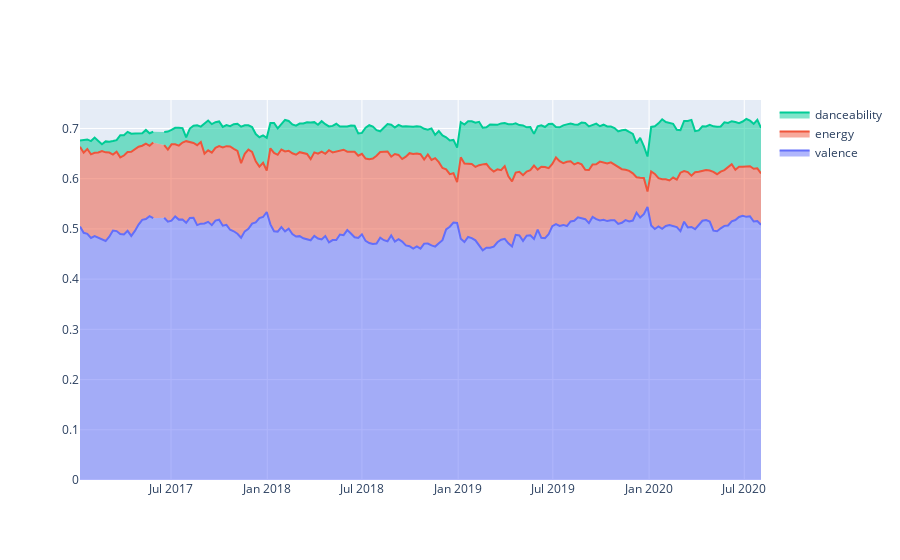

The cell this chart's notebook holds for it:
### Code cell
import plotly.graph_objects as go

fig = go.Figure()
fig.add_trace(go.Scatter(x=df_resampled.index, y=df_resampled.valence, name='valence', fill='tozeroy')) # fill down to xaxis
fig.add_trace(go.Scatter(x=df_resampled.index, y=df_resampled.energy, name='energy', fill='tonexty')) # fill to trace0 y
fig.add_trace(go.Scatter(x=df_resampled.index, y=df_resampled.danceability, name='danceability', fill='tonexty')) # fill to trace0 y

fig.update_layout(hovermode="x unified")

fig.show()

### Figure 1 — Plotly figure (JSON) as saved in the notebook; plotly's stock layout.template omitted (floating-point values rounded to 4 significant figures; data arrays with more than 128 entries replaced by an {"elided": "..."} marker saying what was removed)
{"data": [{"fill": "tozeroy", "name": "valence", "type": "scatter", "x": {"elided": "187 str values"}, "y": {"elided": "187 float values"}}, {"fill": "tonexty", "name": "energy", "type": "scatter", "x": {"elided": "187 str values"}, "y": {"elided": "187 float values"}}, {"fill": "tonexty", "name": "danceability", "type": "scatter", "x": {"elided": "187 str values"}, "y": {"elided": "187 float values"}}], "layout": {}}
